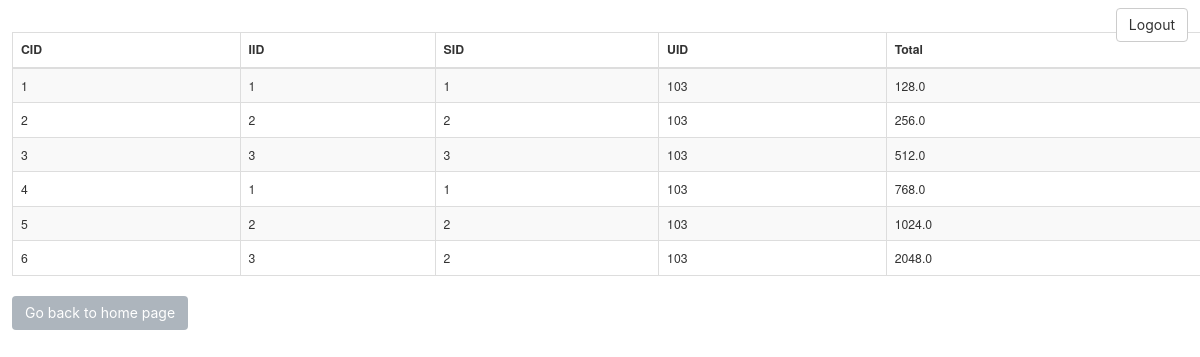
The page /carts (signed in) on the database its author committed.
### tables this page shows
CREATE TABLE Cart(CID INTEGER PRIMARY KEY,
                IID INTEGER,
                Total REAL,
                SID INTEGER,
                UID INTEGER,
                FOREIGN KEY(IID) REFERENCES Item(IID),
                FOREIGN KEY(SID) REFERENCES Store(SID),
                FOREIGN KEY(UID) REFERENCES User(UID));

### cartCombo_app.py (the view)
@app.route('/carts')
def carts():
    con = sql.connect("data/test.db")
    con.row_factory = sql.Row
    cur = con.cursor()
    currentUser = session.get('username')
    query = "SELECT * FROM Cart INNER JOIN User ON Cart.UID=User.UID WHERE Username = \'" + currentUser + "\'"
    cur.execute(query)
    rows = cur.fetchall()
    return render_template("carts.html", rows = rows)

### templates/carts.html (shortened to what this page needs)
<!doctype html>
<html>
<head>
	<link rel="stylesheet" type="text/css" href="{{ url_for('static',filename='bootstrap_litera.min.css') }}">
	<link rel="stylesheet" type="text/css" href="https://cdn.datatables.net/1.10.16/css/dataTables.bootstrap.min.css">
	<link rel="stylesheet" type="text/css" href="https://maxcdn.bootstrapcdn.com/bootstrap/3.3.7/css/bootstrap.min.css">
</head>
<body>
	<a href="/logout" class="btn btn-default topcorner">Logout</a><br>
	<table id="carts" class="table table-striped table-bordered" style="width:100%">
		<thead>
			<tr>
				<th scope="col">CID</th>
				<th scope="col">IID</th>
				<th scope="col">SID</th>
				<th scope="col">UID</th>
				<th scope="col">Total</th>
			</tr>
		</thead>
		<tbody>
			{% for row in rows %}
			<tr>
				<td>{{row["CID"]}}</td>
				<td>{{row['IID']}}</td>
				<td>{{row["SID"]}}</td>
				<td>{{row['UID']}}</td>
				<td>{{row["Total"]}}</td>
			</tr>
			{% endfor %}
		</tbody>
	</table>
	<a href="/" class="btn btn-secondary">Go back to home page</a>
</body>
</html>

### templates/carts.html (style rules this page uses)
body { margin: 1%; margin-right:-1% }
.topcorner { position:absolute; top:1%; right:1%; }

### rows shown on the page
Cart: CID "1", IID "1", SID "1", UID "103", Total "128.0"
Cart: CID "2", IID "2", SID "2", UID "103", Total "256.0"
Cart: CID "3", IID "3", SID "3", UID "103", Total "512.0"
Cart: CID "4", IID "1", SID "1", UID "103", Total "768.0"
Cart: CID "5", IID "2", SID "2", UID "103", Total "1024.0"
Cart: CID "6", IID "3", SID "2", UID "103", Total "2048.0"
